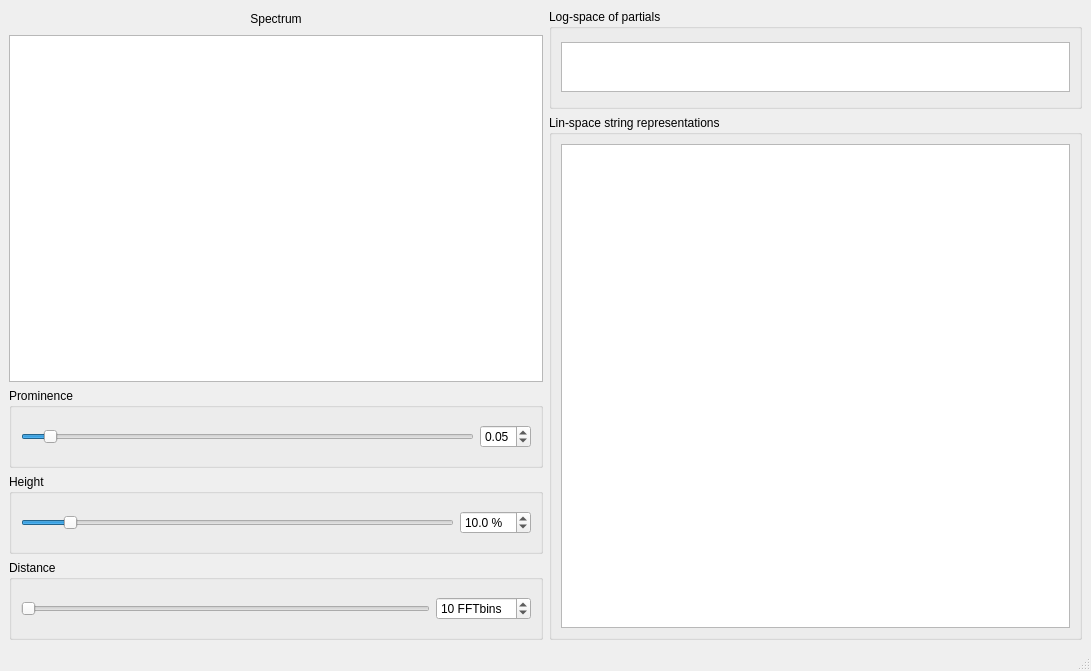
<?xml version="1.0" encoding="UTF-8"?>
<ui version="4.0">
 <class>MainWindow</class>
 <widget class="QMainWindow" name="MainWindow">
  <property name="geometry">
   <rect>
    <x>0</x>
    <y>0</y>
    <width>1091</width>
    <height>671</height>
   </rect>
  </property>
  <property name="font">
   <font>
    <family>Helvetica</family>
   </font>
  </property>
  <property name="windowTitle">
   <string>MainWindow</string>
  </property>
  <widget class="QWidget" name="centralwidget">
   <layout class="QHBoxLayout" name="horizontalLayout_8">
    <item>
     <layout class="QVBoxLayout" name="left_column">
      <item>
       <widget class="QLabel" name="fftlabel">
        <property name="minimumSize">
         <size>
          <width>0</width>
          <height>20</height>
         </size>
        </property>
        <property name="text">
         <string>Spectrum</string>
        </property>
        <property name="alignment">
         <set>Qt::AlignCenter</set>
        </property>
       </widget>
      </item>
      <item>
       <widget class="PlotWidget" name="fftplot">
        <property name="sizePolicy">
         <sizepolicy hsizetype="Expanding" vsizetype="Expanding">
          <horstretch>0</horstretch>
          <verstretch>0</verstretch>
         </sizepolicy>
        </property>
        <property name="autoFillBackground">
         <bool>false</bool>
        </property>
       </widget>
      </item>
      <item>
       <layout class="QVBoxLayout" name="slider_layout">
        <item>
         <layout class="QHBoxLayout" name="prominence_container">
          <item>
           <widget class="QGroupBox" name="prominence_box">
            <property name="minimumSize">
             <size>
              <width>0</width>
              <height>80</height>
             </size>
            </property>
            <property name="autoFillBackground">
             <bool>false</bool>
            </property>
            <property name="title">
             <string>Prominence</string>
            </property>
            <property name="flat">
             <bool>false</bool>
            </property>
            <property name="checkable">
             <bool>false</bool>
            </property>
            <layout class="QHBoxLayout" name="horizontalLayout_6">
             <item>
              <widget class="QSlider" name="prominence_slider">
               <property name="minimumSize">
                <size>
                 <width>0</width>
                 <height>15</height>
                </size>
               </property>
               <property name="maximum">
                <number>100</number>
               </property>
               <property name="singleStep">
                <number>1</number>
               </property>
               <property name="value">
                <number>5</number>
               </property>
               <property name="orientation">
                <enum>Qt::Horizontal</enum>
               </property>
              </widget>
             </item>
             <item>
              <widget class="QDoubleSpinBox" name="prominence_spinbox">
               <property name="prefix">
                <string/>
               </property>
               <property name="suffix">
                <string/>
               </property>
               <property name="maximum">
                <double>1.000000000000000</double>
               </property>
               <property name="singleStep">
                <double>0.010000000000000</double>
               </property>
               <property name="value">
                <double>0.050000000000000</double>
               </property>
              </widget>
             </item>
            </layout>
           </widget>
          </item>
         </layout>
        </item>
        <item>
         <layout class="QHBoxLayout" name="height_container">
          <item>
           <widget class="QGroupBox" name="height_box">
            <property name="minimumSize">
             <size>
              <width>0</width>
              <height>80</height>
             </size>
            </property>
            <property name="title">
             <string>Height</string>
            </property>
            <property name="flat">
             <bool>false</bool>
            </property>
            <property name="checkable">
             <bool>false</bool>
            </property>
            <layout class="QHBoxLayout" name="horizontalLayout_4">
             <item>
              <widget class="QSlider" name="height_slider">
               <property name="maximum">
                <number>100</number>
               </property>
               <property name="value">
                <number>10</number>
               </property>
               <property name="orientation">
                <enum>Qt::Horizontal</enum>
               </property>
              </widget>
             </item>
             <item>
              <widget class="QDoubleSpinBox" name="height_spinbox">
               <property name="suffix">
                <string> %</string>
               </property>
               <property name="decimals">
                <number>1</number>
               </property>
               <property name="value">
                <double>10.000000000000000</double>
               </property>
              </widget>
             </item>
            </layout>
           </widget>
          </item>
         </layout>
        </item>
        <item>
         <layout class="QHBoxLayout" name="distance_container">
          <item>
           <widget class="QGroupBox" name="distance_box">
            <property name="sizePolicy">
             <sizepolicy hsizetype="Preferred" vsizetype="Preferred">
              <horstretch>0</horstretch>
              <verstretch>0</verstretch>
             </sizepolicy>
            </property>
            <property name="minimumSize">
             <size>
              <width>0</width>
              <height>80</height>
             </size>
            </property>
            <property name="layoutDirection">
             <enum>Qt::LeftToRight</enum>
            </property>
            <property name="title">
             <string>Distance</string>
            </property>
            <property name="flat">
             <bool>false</bool>
            </property>
            <property name="checkable">
             <bool>false</bool>
            </property>
            <layout class="QHBoxLayout" name="horizontalLayout_7">
             <item>
              <widget class="QSlider" name="distance_slider">
               <property name="maximum">
                <number>200</number>
               </property>
               <property name="orientation">
                <enum>Qt::Horizontal</enum>
               </property>
              </widget>
             </item>
             <item>
              <widget class="QDoubleSpinBox" name="distance_spinbox">
               <property name="suffix">
                <string> FFTbins</string>
               </property>
               <property name="decimals">
                <number>0</number>
               </property>
               <property name="minimum">
                <double>0.000000000000000</double>
               </property>
               <property name="maximum">
                <double>200.000000000000000</double>
               </property>
               <property name="value">
                <double>10.000000000000000</double>
               </property>
              </widget>
             </item>
            </layout>
           </widget>
          </item>
         </layout>
        </item>
       </layout>
      </item>
     </layout>
    </item>
    <item>
     <layout class="QVBoxLayout" name="right_column">
      <item>
       <widget class="QGroupBox" name="logspace_box">
        <property name="maximumSize">
         <size>
          <width>16777215</width>
          <height>100</height>
         </size>
        </property>
        <property name="title">
         <string>Log-space of partials</string>
        </property>
        <layout class="QGridLayout" name="gridLayout">
         <item row="0" column="0">
          <widget class="PlotWidget" name="log_partials_plot">
           <property name="maximumSize">
            <size>
             <width>16777215</width>
             <height>50</height>
            </size>
           </property>
          </widget>
         </item>
        </layout>
       </widget>
      </item>
      <item>
       <widget class="QGroupBox" name="strings_box">
        <property name="title">
         <string>Lin-space string representations</string>
        </property>
        <layout class="QGridLayout" name="gridLayout_2">
         <item row="0" column="0">
          <widget class="PlotWidget" name="string_plot">
           <property name="maximumSize">
            <size>
             <width>16777215</width>
             <height>16777215</height>
            </size>
           </property>
          </widget>
         </item>
        </layout>
       </widget>
      </item>
     </layout>
    </item>
   </layout>
  </widget>
  <widget class="QStatusBar" name="statusbar"/>
 </widget>
 <customwidgets>
  <customwidget>
   <class>PlotWidget</class>
   <extends>QGraphicsView</extends>
   <header>pyqtgraph</header>
  </customwidget>
 </customwidgets>
 <resources/>
 <connections/>
</ui>
